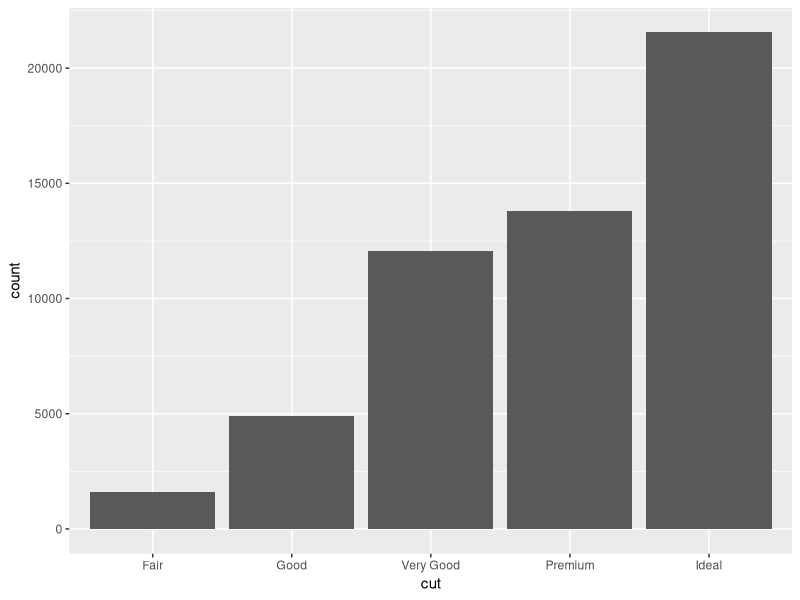
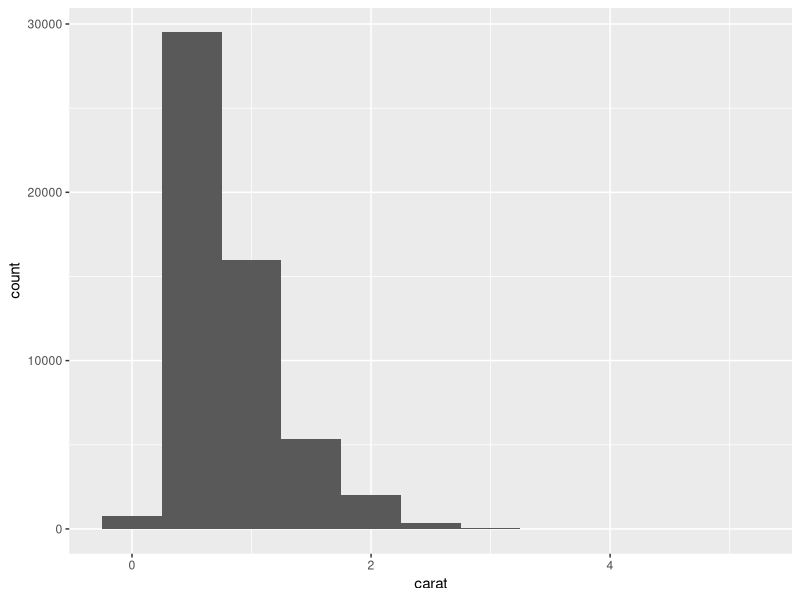
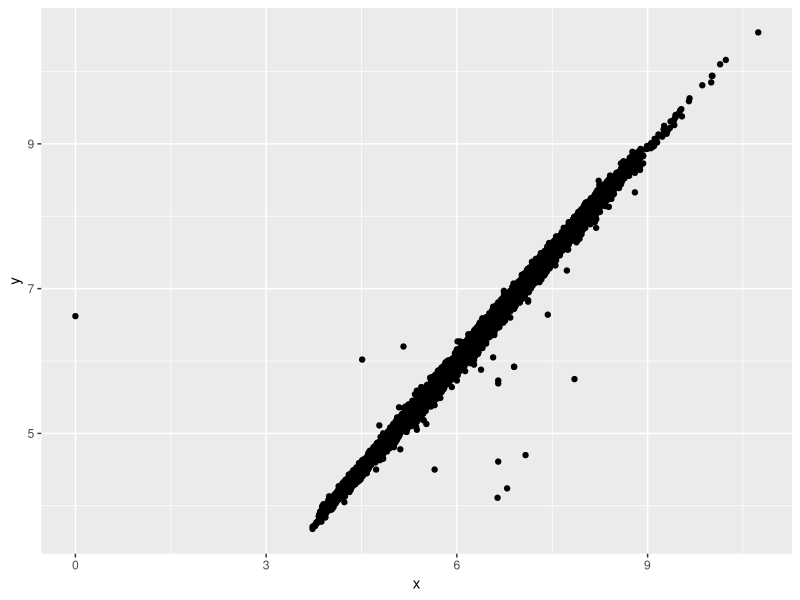
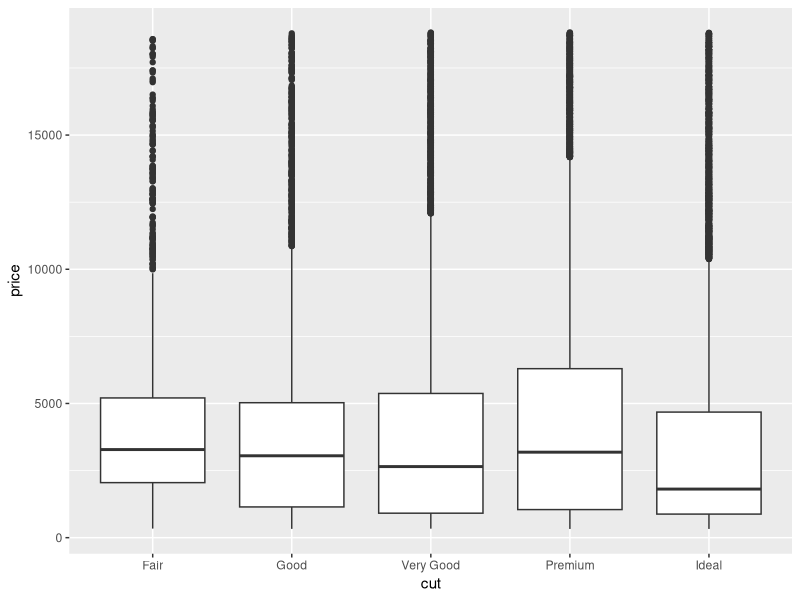
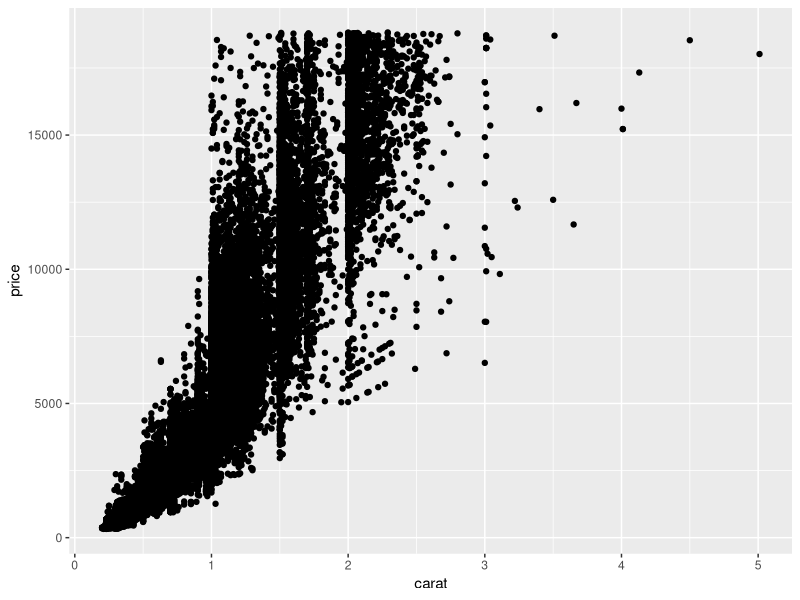
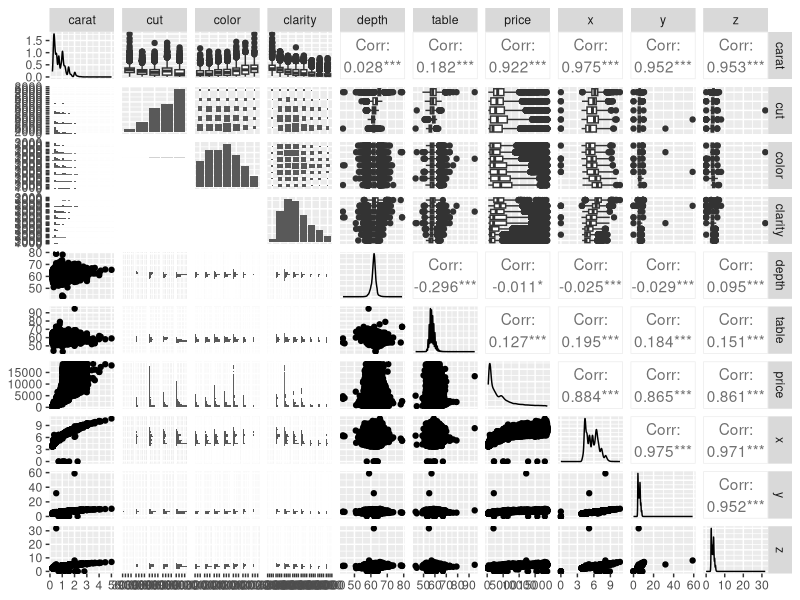
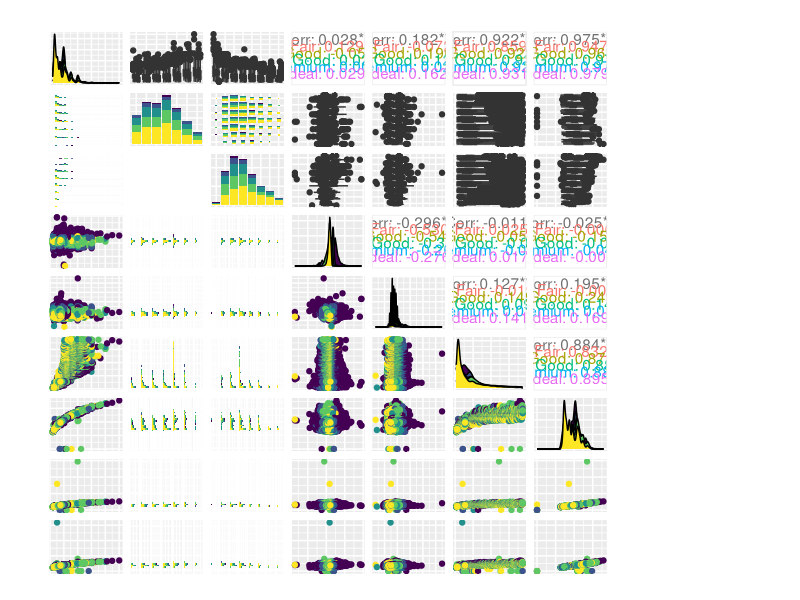

The R script that drew these images, in order: (Note: a time limit stopped this script after it produced the figures.)
library(tidyverse)

## we can load internal datasets with shipped with a package
data("diamonds")

## let's inspect the dataset
diamonds


## one way of looking at variation

ggplot(data = diamonds) +
  geom_bar(mapping = aes(x = cut))

## or we can look at the counts, use a shortcut function, grouped by cut, summarised by count

diamonds %>% 
  count(cut)

### which is a shortcut for 

diamonds %>% 
  group_by(cut) %>% 
  summarise(n = n())

### if we count a continuous variable in intervals, we transform it into a categorical one

ggplot(data = diamonds) +
  geom_histogram(mapping = aes(x = carat), binwidth = 0.5) #decide continuous intervals to calculate frquencies

## one can do this with the data using the function cut_width(), to be seen in a tibble
#min 1:06:00
diamonds %>% 
  count(cut_width(carat, 0.5))

## the grouping variable has become a factor with range intervals

## by filtering for some values we might notice unusual data
# #| means or
unusual <- diamonds %>% 
  filter(y < 3 | y > 20) %>% 
  select(price, x, y, z) %>%
  arrange(y)

unusual

## so we might want to decide to 

## A) drop those values
## notice the use of the function between()

diamonds2 <- diamonds %>% 
  filter(between(y, 3, 20)) #between will toke thos values that are betwwen 3 and 20

## B) better to set them as missing and keep the records in the data

diamonds2 <- diamonds %>% 
  mutate(y = ifelse(y < 3 | y > 20, NA, y)) #for 2 cases it is convenient, condition, 2- the value the functions gets back if the condition is true, 3-the value the functions gets back if the condition is false

### there's another way to do this, case_when is more robust and accurate and in complex situations

diamonds2 <- diamonds %>% 
  mutate(
    y = case_when(
      y < 3 ~ NA,
      y > 20 ~ NA,
      TRUE ~ y
    )
  )

### missing values are highlighted as a warning 
### when plotting

ggplot(data = diamonds2, mapping = aes(x = x, y = y)) + 
  geom_point()


#################
# covariation
###############

## between a categorical and a continuous variable

ggplot(data = diamonds, mapping = aes(x = cut, y = price)) +
  geom_boxplot()


### two continuous variables

ggplot(data = diamonds) +
  geom_point(mapping = aes(x = carat, y = price))


### a more powerful way to get them all

library(GGally)

ggpairs(diamonds)

### if we already know a potential grouping

## check the index of the columns
names(diamonds)

## reformat the function this way, observations
ggpairs(diamonds, columns = c(1,3:10), aes(colour = cut))


diamonds %>% 
  pivot_longer(
    cols = c(1:10),
    names_to = "variable",
    values_to = "value"
  ) %>% 
  ggplot(aes(x=values))+
  geom_density()+
  facet_wrap(~variable, ncol = 3)

diamonds %>% 
  pivot_longer(
    cols = c(1:10),
    names_to = "variable",
    values_to = "value"
  ) %>% 
  ggplot(aes(x=values))+
  geom_density()+
  facet_grid(rows~colvar)
